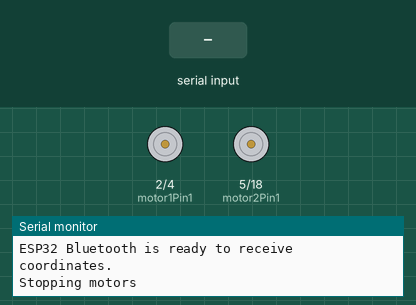
Recording of a sketch running on a simulated ESP32. Parts: motor-driver pin pairs drawn as motors (green arrow = first pin HIGH = forward, orange = second pin HIGH = backward, longer = more drive), the last lines printed to the serial monitor. The inputs (shaded band) are chosen by the test bench. Nothing arrives over Bluetooth unless stated.

Above: at 1.2 s.
1.3 s: "30,150\n" received over the second serial link
At 2.5 s:
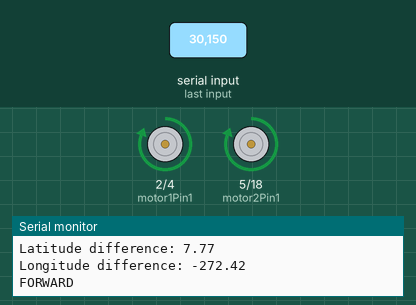
2.8 s: "90,45\n" received over the second serial link
4.3 s: "5\n" received over the second serial link
Timing chart, 0 to 7.3 s (numbered marks = the images above; inputs shaded):
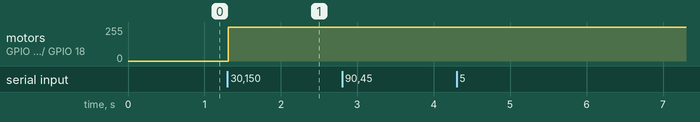

The sketch:

ESP32.ino
```cpp
#include <BluetoothSerial.h>

// Bluetooth serial object
BluetoothSerial SerialBT;

// Motor control pins
const int motor1Pin1 = 2;   // P2 -> IN1
const int motor1Pin2 = 4;   // P4 -> IN2
const int motor2Pin1 = 5;   // P5 -> IN3
const int motor2Pin2 = 18;  // P18 -> IN4

// Target coordinates
const float targetLat = 37.7749;    // Replace with your target latitude
const float targetLon = -122.4194;  // Replace with your target longitude

void setup() {
  Serial.begin(115200);                // For debugging
  if (!SerialBT.begin("ESP32test")) {  // Bluetooth device name
    Serial.println("An error occurred initializing Bluetooth");
  } else {
    Serial.println("ESP32 Bluetooth is ready to receive coordinates.");
  }

  // Initialize motor control pins
  pinMode(motor1Pin1, OUTPUT);
  pinMode(motor1Pin2, OUTPUT);
  pinMode(motor2Pin1, OUTPUT);
  pinMode(motor2Pin2, OUTPUT);

  // Set initial motor states
  stopMotors();
}

void loop() {
  if (SerialBT.hasClient()) {
    if (SerialBT.available()) {
      String data = SerialBT.readStringUntil('\n');
      data.trim();
      Serial.print("Received data: ");
      Serial.println(data);
      int commaIndex = data.indexOf(',');
      if (commaIndex > -1) {
        String latString = data.substring(0, commaIndex);
        String lonString = data.substring(commaIndex + 1);
        Serial.print("Latitude String: ");
        Serial.println(latString);
        Serial.print("Longitude String: ");
        Serial.println(lonString);
        float lat = latString.toFloat();
        float lon = lonString.toFloat();
        Serial.print("Parsed coordinates: ");
        Serial.print(lat);
        Serial.print(", ");
        Serial.println(lon);

        // Calculate the difference and control the motors
        controlMotors(lat, lon);
      } else {
        Serial.println("Invalid data format.");
      }
    }
  } else {
    Serial.println("Waiting for Bluetooth client...");
    delay(1000);
    digitalWrite(motor1Pin1, LOW);
    digitalWrite(motor1Pin2, LOW);
    digitalWrite(motor2Pin1, LOW);
    digitalWrite(motor2Pin2, LOW);
  }
}

void controlMotors(float lat, float lon) {
  float latDiff = targetLat - lat;
  float lonDiff = targetLon - lon;

  Serial.print("Latitude difference: ");
  Serial.println(latDiff);
  Serial.print("Longitude difference: ");
  Serial.println(lonDiff);

  // Control the motors based on the difference
  if (abs(latDiff) > 0.0001) {
    if (latDiff > 0) {
      driveForward();
    } else {
      driveBackward();
    }
  } else if (abs(lonDiff) > 0.0001) {
    if (lonDiff > 0) {
      turnLeft();
    } else {
      turnRight();
    }
  } else {
    stopMotors();
  }
}

void driveForward() {
  digitalWrite(motor1Pin1, HIGH);
  digitalWrite(motor1Pin2, LOW);
  digitalWrite(motor2Pin1, HIGH);
  digitalWrite(motor2Pin2, LOW);
  Serial.println("FORWARD");
}

void driveBackward() {

  Serial.println("Driving backward");
}

void turnLeft() {
  digitalWrite(motor1Pin1, HIGH);
  digitalWrite(motor1Pin2, LOW);
  digitalWrite(motor2Pin1, LOW);
  digitalWrite(motor2Pin2, HIGH);
  Serial.println("Turning left");
}

void turnRight() {
  digitalWrite(motor1Pin1, LOW);
  digitalWrite(motor1Pin2, HIGH);
  digitalWrite(motor2Pin1, HIGH);
  digitalWrite(motor2Pin2, LOW);
  Serial.println("Turning right");
}

void stopMotors() {
  digitalWrite(motor1Pin1, LOW);
  digitalWrite(motor1Pin2, LOW);
  digitalWrite(motor2Pin1, LOW);
  digitalWrite(motor2Pin2, LOW);
  Serial.println("Stopping motors");
}
```

Measured:
- after the input at 1.3 s, motor on GPIO 2 (motor1Pin1) / GPIO 4 (motor1Pin2), motor on GPIO 5 (motor2Pin1) / GPIO 18 (motor2Pin2): stopped → forward 255/255 at once
